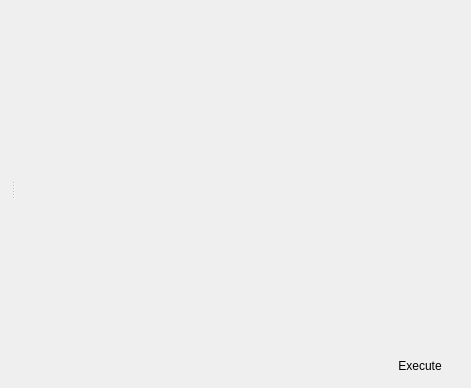
<ui version="4.0" >
 <class>ExtendedShell</class>
 <widget class="QWidget" name="ExtendedShell" >
  <property name="geometry" >
   <rect>
    <x>0</x>
    <y>0</y>
    <width>471</width>
    <height>388</height>
   </rect>
  </property>
  <property name="windowTitle" >
   <string>Form</string>
  </property>
  <layout class="QVBoxLayout" name="verticalLayout_2" >
   <property name="topMargin" >
    <number>0</number>
   </property>
   <item>
    <widget class="QSplitter" name="splitter" >
     <property name="orientation" >
      <enum>Qt::Horizontal</enum>
     </property>
     <widget class="QFrame" name="shellFrame" >
      <layout class="QVBoxLayout" name="verticalLayout_3" >
       <property name="margin" >
        <number>0</number>
       </property>
       <item>
        <widget class="PythonShell" native="1" name="shellWidget" />
       </item>
      </layout>
     </widget>
     <widget class="QFrame" name="editorFrame" >
      <layout class="QVBoxLayout" name="verticalLayout" >
       <property name="margin" >
        <number>0</number>
       </property>
       <item>
        <widget class="SourceEditor" native="1" name="editorWidget" >
         <property name="sizePolicy" >
          <sizepolicy vsizetype="Preferred" hsizetype="Preferred" >
           <horstretch>0</horstretch>
           <verstretch>1</verstretch>
          </sizepolicy>
         </property>
        </widget>
       </item>
       <item>
        <layout class="QHBoxLayout" name="horizontalLayout" >
         <item>
          <spacer name="horizontalSpacer" >
           <property name="orientation" >
            <enum>Qt::Horizontal</enum>
           </property>
           <property name="sizeHint" stdset="0" >
            <size>
             <width>40</width>
             <height>20</height>
            </size>
           </property>
          </spacer>
         </item>
         <item>
          <widget class="QPushButton" name="executeButton" >
           <property name="text" >
            <string>Execute</string>
           </property>
           <property name="icon" >
            <iconset resource="profit.qrc" >
             <normaloff>:/images/icons/misc.png</normaloff>:/images/icons/misc.png</iconset>
           </property>
           <property name="flat" >
            <bool>true</bool>
           </property>
          </widget>
         </item>
        </layout>
       </item>
      </layout>
     </widget>
    </widget>
   </item>
  </layout>
 </widget>
 <customwidgets>
  <customwidget>
   <class>PythonShell</class>
   <extends>QWidget</extends>
   <header location="global" >profit.lib.widgets.shell.h</header>
   <container>1</container>
  </customwidget>
  <customwidget>
   <class>SourceEditor</class>
   <extends>QWidget</extends>
   <header location="global" >profit.lib.widgets.sourceeditor.h</header>
   <container>1</container>
  </customwidget>
 </customwidgets>
 <resources>
  <include location="profit.qrc" />
 </resources>
 <connections/>
</ui>
